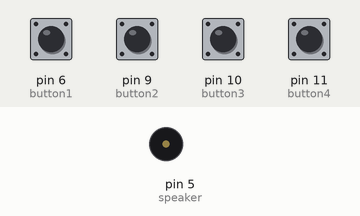
Bench run of a sketch on a simulated Arduino Uno, built with avr-gcc and run on an emulated ATmega328P. Parts: buzzer (waves = sounding). The test bench sets the inputs (shaded band); at power-on: pin 6 (button1), pin 9 (button2), pin 10 (button3), pin 11 (button4) HIGH.

Above: at 1.2 s.
1.3 s: pin 6 (button1) pulled LOW for 0.15 s
At 2.7 s:
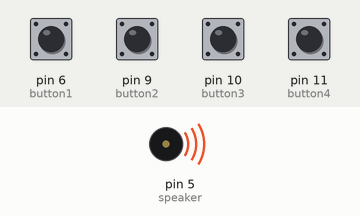
4.4 s: pin 9 (button2) pulled LOW for 1 s
Timing chart, 0 to 10.3 s (numbered marks = the images above; inputs shaded):
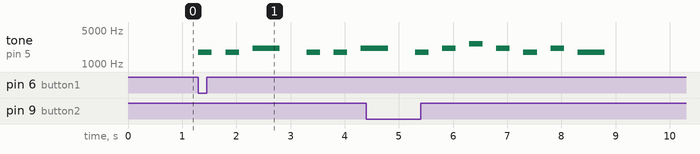

The sketch:

ZuriPumpkinPatch.ino
```cpp
int speaker = 5;   //speaker is attached to pin 5
int button1 = 6;   //triangle pumpkin
int button2 = 9;    //round eyed pumpkin
int button3 = 10;     //square eyes, round mouth
int button4 = 11;   //square eye, jagged teeth
int button1Value;  //sets up the sensor variable for the pointer finger
int button2Value;   //sets up the sensor variable for the middle finger
int button3Value;     //sets up the sensor variable for the ring finger
int button4Value;
int led = 13;

//notes

int A = 1760;
int B = 1976;
int C = 2093;
int D = 2349;
int E = 2637;
int F = 2793;
int G = 3135;

void setup() {
  // put your setup code here, to run once:
  pinMode(speaker, OUTPUT);  //sets up the speaker as an output
  pinMode(button1, INPUT);
  pinMode(button2, INPUT);
  pinMode(button3, INPUT);
  pinMode(button4, INPUT);
  digitalWrite(button1, HIGH); //initializes the sensor
  digitalWrite(button2, HIGH);  //initializes the sensor
  digitalWrite(button3, HIGH);    //initializes the sensor
  digitalWrite(button4, HIGH);
}

void MakeNote(int NoteNumber, int duration)
{
  // "stacatto" note, on for 1/2 of duration, off for 1/2 of duration
  tone(speaker, NoteNumber);
  delay(duration/2);
  noTone(speaker);
  delay(duration/2);
}

void songA(int duration)
{
  MakeNote(A, duration);
  MakeNote(A, duration);
  MakeNote(C, duration*2);
  MakeNote(A, duration);
  MakeNote(A, duration);
  MakeNote(C, duration*2);
}

void songB(int duration)
{
  MakeNote(A, duration);
  MakeNote(C, duration);
  MakeNote(E, duration);
  MakeNote(C, duration);
  MakeNote(A, duration);
  MakeNote(C, duration);
  MakeNote(A, duration*2);
}

void songC(int duration)
{
  MakeNote(A, duration);
  MakeNote(B, duration);
  MakeNote(C, duration);
  MakeNote(D, duration);
  MakeNote(E, duration);
  MakeNote(C, duration);
  MakeNote(A, duration*2);
}

void songD(int duration)
{
  MakeNote(A, duration);
  MakeNote(A, duration);
  MakeNote(E, duration);
  MakeNote(C, duration);
  MakeNote(A, duration);
  MakeNote(C, duration);
  MakeNote(A, duration*2);
}

void song()
{
  int duration = 500; // controls tempo of song
  songA(duration);
  songB(duration);
  songB(duration);
  songA(duration);
}

void loop() {
  // put your main code here, to run repeatedly:
  button1Value = digitalRead(button1);  //reads information from the sensor
  button2Value = digitalRead(button2);    //reads information from the sensor
  button3Value = digitalRead(button3);        //reads information from the sensor
  button4Value = digitalRead(button4);
  int duration = 500; //controls tempo of song

  if (button1Value==LOW)
  {
    digitalWrite(led, HIGH);
    songA(duration);
  }
  else if (button2Value==LOW)
  {
    digitalWrite(led, HIGH);
    songB(duration);
  }
  else if (button3Value==LOW)
  {
    digitalWrite(led, HIGH);
    songC(duration);
  }
  else if (button4Value==LOW)
  {
    digitalWrite(led, HIGH);
    songD(duration);
  }
  else
  {
    digitalWrite(led, LOW);
    noTone(speaker);
  }
}
```

Measured:
- after the input at 1.3 s, tone on pin 5 (speaker): plays 1760 Hz for 0.25 s, 1760 Hz for 0.25 s, 2093 Hz for 0.50 s, 1760 Hz for 0.25 s, 1760 Hz for 0.25 s, 2093 Hz for 0.10 s, starting at once
